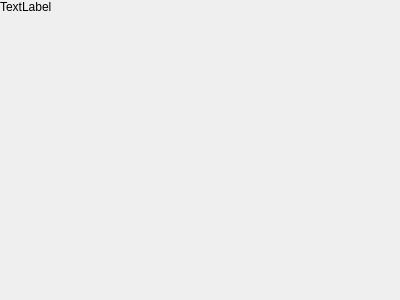
<?xml version="1.0" encoding="UTF-8"?>
<ui version="4.0">
 <class>IGridSelArea</class>
 <widget class="QWidget" name="IGridSelArea">
  <property name="geometry">
   <rect>
    <x>0</x>
    <y>0</y>
    <width>400</width>
    <height>300</height>
   </rect>
  </property>
  <property name="windowTitle">
   <string>Form</string>
  </property>
  <layout class="QVBoxLayout" name="verticalLayout">
   <property name="spacing">
    <number>0</number>
   </property>
   <property name="leftMargin">
    <number>0</number>
   </property>
   <property name="topMargin">
    <number>0</number>
   </property>
   <property name="rightMargin">
    <number>0</number>
   </property>
   <property name="bottomMargin">
    <number>0</number>
   </property>
   <item>
    <widget class="QLabel" name="labelHelp">
     <property name="text">
      <string>TextLabel</string>
     </property>
     <property name="alignment">
      <set>Qt::AlignLeading|Qt::AlignLeft|Qt::AlignTop</set>
     </property>
     <property name="wordWrap">
      <bool>true</bool>
     </property>
    </widget>
   </item>
  </layout>
 </widget>
 <resources/>
 <connections/>
</ui>
